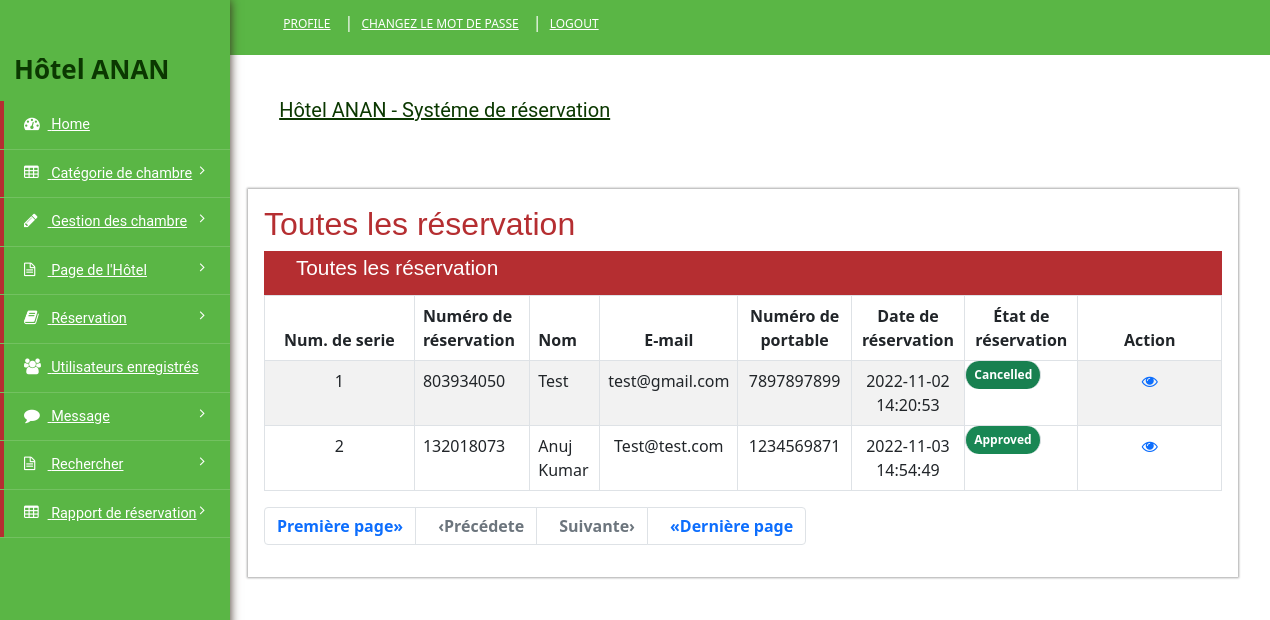
/admin/all-booking.php (signed in), run on the app's committed database.
### tables this page shows
CREATE TABLE `booking` (
  `ID` int(10) NOT NULL,
  `RoomId` int(5) DEFAULT NULL,
  `BookingNumber` varchar(120) DEFAULT NULL,
  `UserID` int(5) NOT NULL,
  `IDType` varchar(120) DEFAULT NULL,
  `Gender` varchar(50) DEFAULT NULL,
  `Address` mediumtext DEFAULT NULL,
  `CheckinDate` varchar(200) DEFAULT NULL,
  `CheckoutDate` varchar(200) DEFAULT NULL,
  `BookingDate` timestamp NULL DEFAULT current_timestamp(),
  `Remark` varchar(50) DEFAULT NULL,
  `Status` varchar(50) DEFAULT NULL,
  `UpdationDate` timestamp NULL DEFAULT NULL ON UPDATE current_timestamp()
);

CREATE TABLE `user` (
  `ID` int(10) NOT NULL,
  `FullName` varchar(200) DEFAULT NULL,
  `MobileNumber` bigint(10) DEFAULT NULL,
  `Email` varchar(120) DEFAULT NULL,
  `Password` varchar(120) DEFAULT NULL,
  `RegDate` timestamp NULL DEFAULT current_timestamp()
);

### admin/all-booking.php (the view, shortened to what this page needs)
<?php
include('includephp/connectionbd.php');
if (strlen($_SESSION['hotelanan']==0)) {
	header('location:logout.php');
} else{?>
	<!DOCTYPE HTML>
	<html>
		<head>
			<link href="css/style.css" rel="stylesheet" type="text/css" media="all" />
			<link href="https://cdn.jsdelivr.net/npm/bootstrap@5.0.0-beta1/dist/css/bootstrap.min.css" rel="stylesheet">
			<link href="css/font-awesome.css" rel="stylesheet">
		</head>
		<body>
			<div class="page-container">
				<div class="left-content">
					<div class="inner-content">
						<?php include_once('includephp/header.php');?>
						<div class="content">
							<div class="women_main">
								<div class="grids">
										<div class="progressbar-heading grids-heading">
											<h2>Toutes les réservation</h2>
										</div>
										<div class="panel panel-widget forms-panel">
											<div class="forms">
												<div class="form-grids widget-shadow" data-example-id="basic-forms">
													<div class="form-title">
														<h4>Toutes les réservation</h4>
													</div>
													</div class="form-body">
														<table class="table table-bordered table-striped table-vcenter js-dataTable-full-pagination">
															<thead>
																<tr>
																	<th class="text-center">Num. de serie</th>
																	<th>Numéro de réservation</th>
																	<th>Nom</th>
																	<th class="text-center">E-mail</th>
																	<th class="text-center">Numéro de portable</th>
																	<th class="text-center">Date de réservation</th>
																	<th class="text-center">État de réservation</th>
																	<th class="text-center" style="width: 15%;">Action</th>
																</tr>
															</thead>
															<tbody>
																<?php
																if (isset($_GET['pageno'])) {
																	$pageno = $_GET['pageno'];
																} else {
																	$pageno = 1;
																}
																$no_of_records_per_page = 5;
																$offset = ($pageno-1) * $no_of_records_per_page;
																$ret = "SELECT ID FROM booking";
																$query1 = $dbh -> prepare($ret);
																$query1->execute();
																$total_rows=$query1->rowCount();
																$total_pages = ceil($total_rows / $no_of_records_per_page);
																$sql="SELECT user.*,booking.BookingNumber,booking.ID,booking.Status,booking.BookingDate from booking join user on booking.UserID=user.ID  LIMIT $offset, $no_of_records_per_page";
																$query = $dbh -> prepare($sql);
																$query->execute();
																$results=$query->fetchAll(PDO::FETCH_OBJ);
																$cnt=1;
																if($query->rowCount() > 0)
																{
																	foreach($results as $row)
																	{               ?>
																		<tr>
																			<td class="text-center"><?php echo htmlentities($cnt);?></td>
																			<td class="font-w600"><?php  echo htmlentities($row->BookingNumber);?></td>
																			<td class="font-w600"><?php  echo htmlentities($row->FullName);?></td>
																			<td class="text-center"><?php  echo htmlentities($row->Email);?></td>
																			<td class="text-center"><?php  echo htmlentities($row->MobileNumber);?></td>
																			<td class="text-center"><?php  echo htmlentities($row->BookingDate);?> </td>
																			<?php if($row->Status==""){ ?>
																				<td class="font-w600"><?php echo "Pas encore mis à jour"; ?></td>
																			<?php } else { ?>
																				<td class="text-center badge rounded-pill bg-success">
																					<?php  echo htmlentities($row->Status);?>
																				</td>
																			<?php } ?>
																			<td class="text-center"><a href="view-booking-detail.php?bookingid=<?php echo htmlentities ($row->BookingNumber);?>"><i class="fa fa-eye" aria-hidden="true"></i></a></td>
																		</tr>
																		<?php $cnt=$cnt+1;
																	}
																} else { ?>
																	<tr>
																		<td colspan="8" style="color:red; font-size:22px; text-align:center">Aucun enregistrement de réservation trouvé</td>
																	</tr>
																<?php } ?>
															</tbody>
														</table>
														<nav aria-label="Page navigation example">
															<div align="left">
																<ul class="pagination" >
																	<li class="page-item"><a class="page-link" href="?pageno=1"><strong>Première page&#187;</strong></a></li>
																	<li class="page-item <?php if($pageno <= 1){ echo 'disabled'; } ?>">
																		<a class="page-link" href="<?php if($pageno <= 1){ echo '#'; } else { echo "?pageno=".($pageno - 1); } ?>"><strong style="padding-left: 10px">&#8249;Précédete</strong></a>
																	</li>
																	<li class="page-item <?php if($pageno >= $total_pages){ echo 'disabled'; } ?>">
																		<a class="page-link" href="<?php if($pageno >= $total_pages){ echo '#'; } else { echo "?pageno=".($pageno + 1); } ?>"><strong style="padding-left: 10px">Suivante&#8250;</strong></a>
																	</li>
																	<li class="page-item"><a class="page-link" href="?pageno=<?php echo $total_pages; ?>"><strong style="padding-left: 10px">&#171;Dernière page</strong></a></li>
																</ul>
															</div>
														</nav>
													</div>
												</div>
											</div>
										</div>
								</div>
							</div>
						</div>
					</div>
				<?php include_once('includephp/sidebar.php');?>
				<div class="clearfix"></div>
		</body>
	</html>
<?php }  ?>

### data on the page
booking: BookingNumber "803934050", UserID.FullName "Test", UserID.Email "test@gmail.com", UserID.MobileNumber "7897897899", BookingDate "2022-11-02 14:20:53", Status "Cancelled"
booking: BookingNumber "132018073", UserID.FullName "Anuj Kumar", UserID.Email "Test@test.com", UserID.MobileNumber "1234569871", BookingDate "2022-11-03 14:54:49", Status "Approved"
